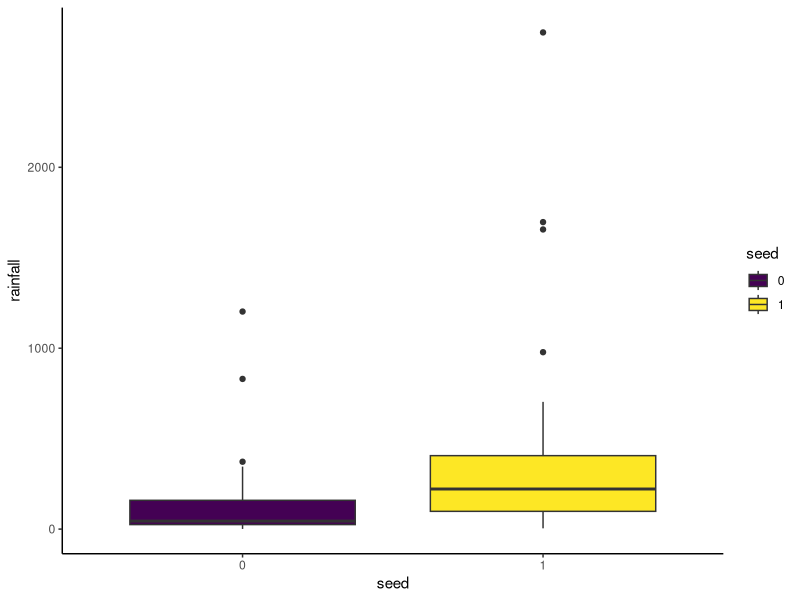

The R source for this figure:
library("dplyr")
library("ggplot2")
library(tidyr)
setwd("../HW#3/")


rainfall_unseed<- c(1202.6, 830.1, 372.4, 345.5, 321.2, 244.3, 
                    163.0, 147.8, 95.0, 87.0, 81.2, 68.5, 47.3, 41.1, 
                    36.6, 29.0, 28.6, 26.3, 26.0, 24.4, 21.4, 17.3, 11.5, 
                    4.9, 4.9, 1.0)
rainfall_seed<-c(2745.6, 1697.1, 1656.4, 978.0, 703.4, 489.1, 
                 430.0, 334.1, 302.8, 274.7, 274.7, 255.0, 242.5, 200.7, 
                 198.6, 129.6, 119.0, 
                 118.3, 115.3, 92.4, 40.6, 32.7, 31.4, 17.5, 7.7, 4.1)
rainfall_data_tbl<-as_tibble(data.frame(rainfall=c(rainfall_unseed,rainfall_seed),
                                        seed=(c(rep(0,26),rep(1,26)))
)) %>%
  mutate(seed = factor(seed, ordered = TRUE)) 

#Plot two box plots side-by-side of data from the two groups.
rainfall_data_tbl %>% 
  ggplot( aes(x = seed, y = rainfall, fill = seed)) +
  geom_boxplot() +
  theme_classic()

#way anova
#Did cloud seeding have an effect on rainfall in this experiment?
anova_one_way <- aov(rainfall ~ seed, data = rainfall_data_tbl)
summary(anova_one_way) #no significant